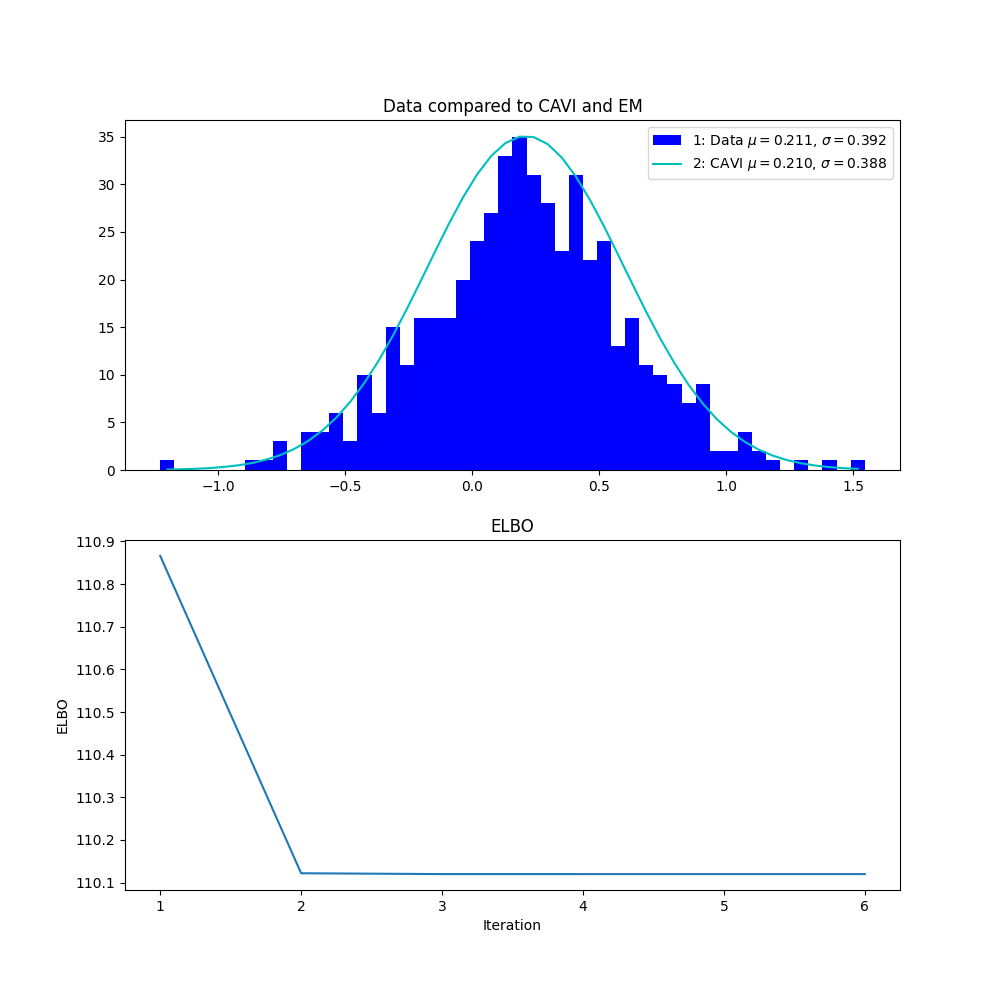

Generate this figure with Python:
#This is an implementation of the CAVI algorithm  based upon David M. Blei, Alp Kucukelbir & Jon D. McAuliffe (2017) Variational Inference: A Review for Statisticians
#This code has its origin from https://github.com/weka511/learn/blob/master/cavi3.py
#!/usr/bin/env python

# Copyright (C) 2020-2022 Greenweaves Software Limited

# Permission is hereby granted, free of charge, to any person obtaining a copy
# of this software and associated documentation files (the "Software"), to deal
# in the Software without restriction, including without limitation the rights
# to use, copy, modify, merge, publish, distribute, sublicense, and/or sell
# copies of the Software, and to permit persons to whom the Software is
# furnished to do so, subject to the following conditions:

# The above copyright notice and this permission notice shall be included in all
# copies or substantial portions of the Software.

# THE SOFTWARE IS PROVIDED "AS IS", WITHOUT WARRANTY OF ANY KIND, EXPRESS OR
# IMPLIED, INCLUDING BUT NOT LIMITED TO THE WARRANTIES OF MERCHANTABILITY,
# FITNESS FOR A PARTICULAR PURPOSE AND NONINFRINGEMENT. IN NO EVENT SHALL THE
# AUTHORS OR COPYRIGHT HOLDERS BE LIABLE FOR ANY CLAIM, DAMAGES OR OTHER
# LIABILITY, WHETHER IN AN ACTION OF CONTRACT, TORT OR OTHERWISE, ARISING FROM,
# OUT OF OR IN CONNECTION WITH THE SOFTWARE OR THE USE OR OTHER DEALINGS IN THE
# SOFTWARE.
'''
 CAVI for single Gaussian
 Coordinate Ascent Mean-Field Variational Inference (CAVI) after
 David M. Blei, Alp Kucukelbir & Jon D. McAuliffe (2017) Variational Inference: A Review for Statisticians
 and
 Coordinate Ascent Mean-field Variational Inference (Univariate Gaussian Example)
 https://suzyahyah.github.io/bayesian%20inference/machine%20learning/variational%20inference/2019/03/20/CAVI.html
'''

from argparse          import ArgumentParser
from em                import maximize_likelihood
from math              import sqrt, log
from matplotlib.pyplot import figure, rcParams, show
from numpy             import mean, std
from numpy.random      import normal
from os.path           import basename
from random            import gauss, seed
from scipy.stats       import norm
from time              import time


# cavi
#
# Perform Coordinate Ascent Mean-Field Variational Inference
#

def cavi(xs,
         N         = 25,
         tolerance = 1e-12):

    # calcELBO
    #
    # Calculate ELBO following Blei et al, equation (21)
    def calcELBO():
        log_p_x     = -(0.5 / sigma) * sum([(x-mu)**2 for x in xs])
        log_p_mu    = -(0.5 / sigma) * sum([(x-mu_0)**2 for x in xs])
        log_p_sigma = (-alpha_0-1) * log(sigma) - beta_0/sigma
        log_q_mu    = -(0.5 / sigma) *(1/(len(xs)+1)) * (mu - mu_n) **2
        log_q_sigma = (alpha_n-1) * log(sigma) - beta_n/sigma

        return log_p_x + log_p_mu + log_p_sigma - log_q_mu - log_q_sigma

    x_bar    = mean(xs)
    ndata    = len(xs)
    ELBOs    = [1,2]
    # hyperpriors
    mu_0     = 0
    alpha_0  = 0
    beta_0   = 0
    sigma_0  = 2

    mu_n    = mu_0
    alpha_n = alpha_0
    beta_n  = beta_0

    sigma   = sigma_0
    mu      = gauss(mu_0,sigma)

    Distribution = 1
    while (abs((ELBOs[-1]-ELBOs[-2])/ELBOs[-2])>tolerance):
        mu_n    = (ndata*x_bar + mu_0)/(ndata + 1)
        mu      = mu_n
        alpha_n = alpha_0 + (ndata + 1)/2
        beta_n  = beta_0 +  0.5*sum(x**2 for x in xs) - x_bar * sum(xs)   \
                  + ((ndata+1)/2)*(sigma/ndata + x_bar**2) - mu_0*x_bar + 0.5*mu_0**2
        sigma   = sqrt((beta_n-1)/alpha_n)
        print("Distribution ", Distribution, " (mu, sigma): ", mu, "," , sigma)
        if (Distribution == 1):
            print("ELBO Value for this iteration: ", " NA ", "\n")
        else:
            print("ELBO Value for this iteration: ", ELBOs[-1], "\n")
        Distribution+=1
        ELBOs.append(calcELBO())
        if len(ELBOs)>N:
            raise Exception(f'ELBO has not converged to within {tolerance} after {N} iterations')
    return (mu,sigma,ELBOs)

def plot_data(xs,mu,sigma,mus_em,sigmas_em,ax=None):
    def normalize(ys):
        factor = max(n)/max(ys)
        return [factor*y for y in ys]

    n,bins,_ = ax.hist(xs, bins=50,
                     label=fr'1: Data $\mu=${mean(xs):.3f}, $\sigma=${std(xs):.3f}',
                     color='b')
    bins_mid = [0.5*(bins[i-1]+bins[i]) for i in range(1,len(bins))]
    ax.plot(bins_mid,normalize([norm.pdf(x,loc=mu,scale=sigma) for x in bins_mid]),
            color = 'c',
            label = fr'2: CAVI $\mu=${mu:.3f}, $\sigma=${sigma:.3f}')
    if len(mus_em)>0:
        ax.plot(bins_mid,normalize([norm.pdf(x,loc=mus_em[0],scale=sigmas_em[0]) for x in bins_mid]),
                color = 'm',
                label = fr'3: EM $\mu$={mus_em[0]:.3f}, $\sigma=${sigmas_em[0]:.3f}')
    ax.set_title ('Data compared to CAVI and EM')

    # sort both labels and handles by labels
    # snarfed from https://stackoverflow.com/questions/22263807/how-is-order-of-items-in-matplotlib-legend-determined
    handles, labels = ax.get_legend_handles_labels()
    labels, handles = zip(*sorted(zip(labels, handles), key=lambda t: t[0]))
    ax.legend(handles, labels)

def plot_ELBO(ELBOs,ax=None):
    ax.set_title ('ELBO')
    ax.plot(range(1,len(ELBOs)-1),ELBOs[2:])
    ax.set_xticks(range(1,len(ELBOs)-1))
    ax.set_ylabel('ELBO')
    ax.set_xlabel('Iteration')


if __name__=='__main__':
    # rcParams.update({
    #     "text.usetex": True
    # })
    import matplotlib as mpl
    rcParams.update(mpl.rcParamsDefault)

    parser = ArgumentParser(__doc__)
    parser.add_argument('--N',     type = int,            default = 5000,  help = 'Dataset size')
    parser.add_argument('--mean',  type = float,          default = 0.5,   help = 'Mean for dataset')
    parser.add_argument('--sigma', type = float,          default = 0.5,   help = 'Standard deviation')
    parser.add_argument('--seed',  type = int,            default = None,  help = 'Seed for random number generator')
    parser.add_argument('--show',  action = 'store_true', default = True, help = 'Show plots')
    parser.add_argument('--em',    action = 'store_true', default = False, help = 'Uses Expectation maximization')
    args = parser.parse_args()

    seed(args.seed)
    start                    = time()
    xs                       = normal(loc   = args.mean,
                                      scale = args.sigma,
                                      size  = args.N)
    mu,sigma,ELBOs           = cavi(xs)
    time_cavi                = time()
    mus_em                   = []
    sigmas_em                = []
    if args.em:
        _,_,mus_em,sigmas_em = maximize_likelihood(xs,
                                                   mus    = [mean(xs)],
                                                   sigmas = [2],
                                                   alphas = [1],
                                                   K = 1)
    time_em                 = time()
    fig = figure(figsize=(10,10))
    plot_data(xs,
              mu,sigma,
              mus_em,sigmas_em,
              ax = fig.add_subplot(211))
    plot_ELBO(ELBOs,ax=fig.add_subplot(212))

    fig.savefig(basename(__file__).split('.')[0] )
    elapsed_cavi = time_cavi - start
    elapsed_em   = time_em   - time_cavi
    print("MU: ", mu, "SIGMA: ", sigma)
    print (f'N={args.N}, CAVI: {elapsed_cavi:.3f} sec, EM: {(elapsed_em):.3f} sec, ratio={(elapsed_em/elapsed_cavi):.1f}')
    if args.show:
        show()